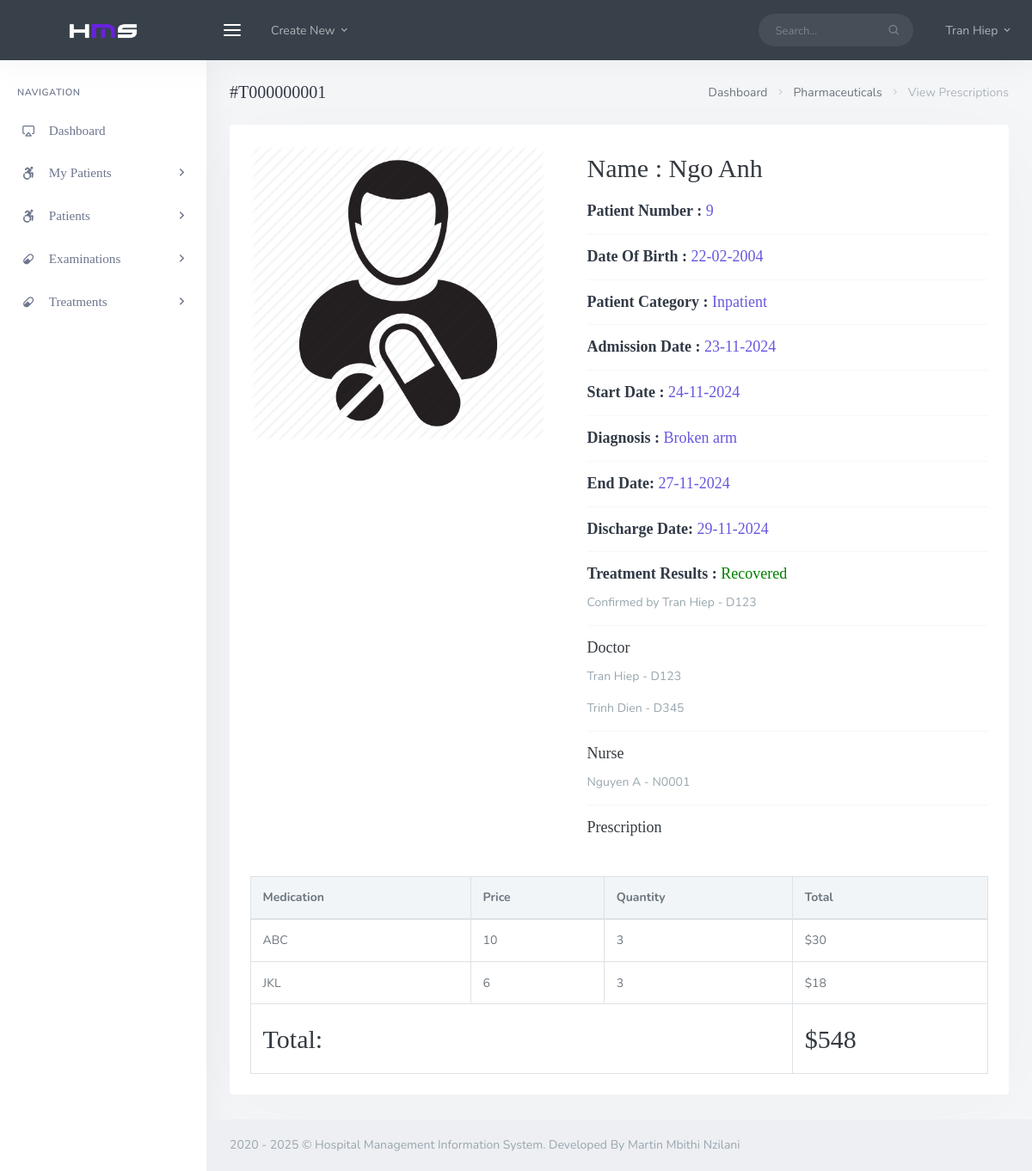
The page /backend/doc/view_single_treatment.php?pres_id=T000000001 (signed in) on the database its author committed.
### tables this page shows
CREATE TABLE `doctor` (
  `ECode` varchar(50) NOT NULL,
  `Gender` varchar(50) NOT NULL,
  `Address` varchar(50) NOT NULL,
  `StartDate` date NOT NULL,
  `Fname` varchar(50) NOT NULL,
  `Lname` varchar(50) NOT NULL,
  `DoB` date NOT NULL,
  `Phone` varchar(50) NOT NULL,
  `Name` varchar(50) NOT NULL,
  `Year` int(11) NOT NULL,
  `DCode` varchar(50) NOT NULL,
  `password` varchar(200) NOT NULL
);

CREATE TABLE `treatment` (
  `TreatCode` varchar(50) NOT NULL,
  `Diagnosis` varchar(50) NOT NULL,
  `DateDischarge` date DEFAULT NULL,
  `StartDate` date NOT NULL,
  `EndDate` date DEFAULT NULL,
  `Result` varchar(50) DEFAULT NULL,
  `SickRoom` varchar(50) NOT NULL,
  `Fee` varchar(50) NOT NULL,
  `DateAdmission` datetime NOT NULL,
  `IPCode` varchar(50) NOT NULL,
  `DECode` varchar(50) DEFAULT NULL,
  `NECode` varchar(50) NOT NULL
);

CREATE TABLE `patient` (
  `PCode` int(50) NOT NULL,
  `Gender` varchar(50) NOT NULL,
  `DoB` date NOT NULL,
  `Address` varchar(50) NOT NULL,
  `Phone` varchar(50) NOT NULL,
  `Fname` varchar(50) NOT NULL,
  `Lname` varchar(50) NOT NULL
);

CREATE TABLE `cure` (
  `TreatCode` varchar(50) NOT NULL,
  `DECode` varchar(50) NOT NULL
);

CREATE TABLE `nurse` (
  `ECode` varchar(50) NOT NULL,
  `Gender` varchar(50) NOT NULL,
  `Address` varchar(50) NOT NULL,
  `StartDate` date NOT NULL,
  `Fname` varchar(50) NOT NULL,
  `Lname` varchar(50) NOT NULL,
  `DoB` date NOT NULL,
  `Phone` varchar(50) NOT NULL,
  `Name` varchar(50) NOT NULL,
  `Year` int(11) NOT NULL,
  `DCode` varchar(50) NOT NULL
);

CREATE TABLE `treat_use` (
  `TreatCode` varchar(50) NOT NULL,
  `MCode` varchar(50) NOT NULL,
  `quantity` int(10) NOT NULL,
  `price` int(10) NOT NULL
);

CREATE TABLE `medication` (
  `MCode` varchar(50) NOT NULL,
  `Price` int(50) NOT NULL,
  `Name` varchar(50) NOT NULL,
  `ExpirationDate` date NOT NULL,
  `Effect` varchar(50) NOT NULL
);

### backend/doc/view_single_treatment.php (the view, shortened to what the rows shown need)
<?php
  require ('../../assets/dataProvider.php');
?>
<!DOCTYPE html>
<html lang="en">
<?php include ('assets/inc/head.php');?>
    <body>
        <div id="wrapper">
            <?php include('assets/inc/nav.php');?>
            <?php
                $pres_id = $_GET['pres_id'];
                $ret="SELECT  * FROM `treatment` T JOIN `inpatient` I ON I.IPCode = T.IPCode JOIN `patient` P ON P.PCode = I.PCode WHERE TreatCode = '".$pres_id."'";
                $res = executeQuery($ret);
                while($row=$res->fetch_object())
                {
            ?>
                <div class="content-page">
                    <div class="content">
                        <div class="container-fluid">
                            <div class="row">
                                <div class="col-12">
                                    <div class="page-title-box">
                                        <div class="page-title-right">
                                            <ol class="breadcrumb m-0">
                                                <li class="breadcrumb-item"><a href="his_doc_dashboard.php">Dashboard</a></li>
                                                <li class="breadcrumb-item"><a href="javascript: void(0);">Pharmaceuticals</a></li>
                                                <li class="breadcrumb-item active">View Prescriptions</li>
                                            </ol>
                                        </div>
                                        <h4 class="page-title">#<?php echo $row->TreatCode;?></h4>
                                    </div>
                                </div>
                            </div>
                            <div class="row">
                                <div class="col-12">
                                    <div class="card-box">
                                        <div class="row">
                                            <div class="col-xl-5">
                                                <div class="tab-content pt-0">
                                                    <div class="tab-pane active show" id="product-1-item">
                                                        <img src="assets/images/users/patient.png" alt="" class="img-fluid mx-auto d-block rounded">
                                                    </div>
                                                </div>
                                            </div>
                                            <div class="col-xl-7">
                                                <div class="pl-xl-3 mt-3 mt-xl-0">
                                                    <h2 class="mb-3">Name : <?php echo $row->Fname . " " . $row->Lname;?></h2>
                                                    <h4 class="text-primary "><b class="text-dark"> Patient Number : </b><?php echo $row->PCode;?></h4>
                                                    <hr>
                                                    <h4 class="text-primary"><b class="text-dark">Date Of Birth : </b> <?php echo date("d-m-Y",strtotime($row->DoB));?> </h4>
                                                    <hr>
                                                    <h4 class="text-primary "><b class="text-dark">Patient Category : </b>Inpatient</h4>
                                                    <hr>
                                                    <h4 class="text-primary"> <b class="text-dark">Admission Date : </b><?php echo date("d-m-Y",strtotime($row->DateAdmission));?> </h4>
                                                    <hr>
                                                    <h4 class="text-primary"> <b class="text-dark">Start Date : </b><?php echo date("d-m-Y",strtotime($row->StartDate));?> </h4>
                                                    <hr>
                                                    <h4 class="text-primary "><b class="text-dark">Diagnosis : </b><?php echo $row->Diagnosis;?></h4>
                                                    <hr>
                                                    <h4 class="text-primary "> <b class="text-dark">End Date: </b><?php
                                                        if($row->EndDate == "0000-00-00" || $row->EndDate == NULL)
                                                        {
                                                            echo "Unknown";
                                                        }else
                                                            echo date("d-m-Y",strtotime($row->EndDate));
                                                        ?></h4>
                                                    <hr>
                                                    <h4 class="text-primary "> <b class="text-dark">Discharge Date: </b><?php
                                                        if($row->DateDischarge == "0000-00-00" || $row->DateDischarge == NULL )
                                                        {
                                                            echo "Unknown";
                                                        }else
                                                            echo date("d-m-Y",strtotime($row->DateDischarge));
                                                        ?></h4>
                                                    <hr>
                                                    <?php if($row->Result == "Recovered")
                                                    {
                                                        $color = "green";
                                                    }elseif($row->Result == "Have not recovered")
                                                    {
                                                        $color = "red";
                                                    }else
                                                        $color = "orange"
                                                    ?>
                                                    <h4 class="" style="color:<?php echo $color;?>"><b class="text-dark"> Treatment Results : </b><?php
                                                        if( $row->Result == NULL)
                                                            echo "IS BEING TREATED";
                                                        else
                                                        {
                                                            $sql4 = "SELECT * FROM doctor WHERE ECode = '".$row->DECode."'";
                                                            $res4 = executeQuery($sql4);
                                                            $row4 = $res4->fetch_array();
                                                            echo $row->Result; ?></h4>
                                                    <p class="text-muted mt-2">
                                                        Confirmed by <?php echo $row4['Fname']." ".$row4['Lname']. "  -  " . $row->DECode ; ?>
                                                    </p>
                                                    <?php } ?>
                                                    <hr>
                                                    <h4 class="align-centre">Doctor</h4>
                                                    <?php
                                                    $sql2 = "SELECT * FROM `cure` JOIN `doctor` ON DECode = ECode WHERE TreatCode = '".$row->TreatCode."'";
                                                    $res2 = executeQuery($sql2);
                                                    while($row2 = $res2->fetch_array())
                                                    {
                                                        ?>
                                                        <p class="text-muted mt-2">
                                                            <?php echo ($row2['Fname']. " " . $row2['Lname']) . " - " . $row2['ECode']; ?>
                                                        </p>
                                                        <?php
                                                    }
                                                    ?>
                                                    <hr>
                                                    <h4 class="align-centre">Nurse</h4>
                                                    <?php
                                                    $sql3 = "SELECT * FROM `nurse` WHERE ECode = '".$row->NECode."'";
                                                    $res3 = executeQuery($sql3);
                                                    $row3 = $res3->fetch_array();
                                                    ?>
                                                    <p class="text-muted mt-2">
                                                        <?php echo ($row3['Fname']. " " . $row3['Lname']) . " - " . $row3['ECode']; ?>
                                                    </p>
                                                    <hr>
                                                    <h4 class="align-centre">Prescription</h4>
                                                </div>
                                            </div>
                                        </div>
                                        <div class="table-responsive mt-4">
                                            <table class="table table-bordered table-centered mb-0">
                                                <thead class="thead-light">
                                                    <tr>
                                                        <th>Medication</th>
                                                        <th>Price</th>
                                                        <th>Quantity</th>
                                                        <th>Total</th>
                                                    </tr>
                                                </thead>
                                                <tbody>
                                                <?php
                                                $sql = "SELECT * FROM `treat_use` T JOIN `medication` M ON T.MCode = M.MCode WHERE T.TreatCode = '".$pres_id."'";
                                                $result = executeQuery($sql);
                                                while($row1 = $result-> fetch_array())
                                                {
                                                ?>
                                                    <tr>
                                                        <td><?php echo $row1['Name'] ?></td>
                                                        <td><?php echo $row1['price'] ?></td>
                                                        <td>
                                                            <?php echo $row1['quantity'] ?>
                                                        </td>
                                                        <td> $<?php echo ($row1['quantity']*$row1['price']) ?></td>
                                                    </tr>
                                                <?php }
                                                $sql1 = "SELECT * FROM `treatment` WHERE `TreatCode` = '".$pres_id."'";
                                                $res1 = executeQuery($sql1);
                                                $row2 = $res1->fetch_array();
                                                ?>
                                                    <tr>
                                                        <td colspan="3"><h2>Total: </h2></td>
                                                        <td><h2>$<?php echo $row2['Fee'] ?></h2></td>
                                                    </tr>
                                                </tbody>
                                            </table>
                                        </div>
                                    </div>
                                </div>
                            </div>
                        </div>
                    </div>
                        <?php include('assets/inc/footer.php');?>
                </div>
            <?php }?>
        </div>
    </body>
</html>

### backend/doc/assets/inc/nav.php (shortened to what the rows shown need)
<?php
    $doc_id = $_SESSION['doc_id'];
    $ret="SELECT * FROM  `doctor` WHERE ECode = '".$doc_id."'";
    $res = executeQuery($ret);
    while($row=$res->fetch_object())
    {
?>
    <div class="navbar-custom">
        <ul class="list-unstyled topnav-menu float-right mb-0">
            <li class="d-none d-sm-block">
                <form class="app-search">
                    <div class="app-search-box">
                        <div class="input-group">
                            <input type="text" class="form-control" placeholder="Search...">
                            <div class="input-group-append">
                                <button class="btn" type="submit">
                                    <i class="fe-search"></i>
                                </button>
                            </div>
                        </div>
                    </div>
                </form>
            </li>
            <li class="dropdown notification-list">
                <a class="nav-link dropdown-toggle nav-user mr-0 waves-effect waves-light" data-toggle="dropdown" href="#" role="button" aria-haspopup="false" aria-expanded="false">
                    <span class="pro-user-name ml-1">
                        <?php echo $row->Fname;?> <?php echo $row->Lname;?> <i class="mdi mdi-chevron-down"></i>
                    </span>
                </a>
            </li>
        </ul>
        <div class="logo-box">
            <a href="his_doc_dashboard.php" class="logo text-center">
                <span class="logo-lg">
                    <img src="assets/images/logo-light.png" alt="" height="18">
                </span>
            </a>
        </div>
        <ul class="list-unstyled topnav-menu topnav-menu-left m-0">
            <li>
                <button class="button-menu-mobile waves-effect waves-light">
                    <i class="fe-menu"></i>
                </button>
            </li>
            <li class="dropdown d-none d-lg-block">
                <a class="nav-link dropdown-toggle waves-effect waves-light" data-toggle="dropdown" href="#" role="button" aria-haspopup="false" aria-expanded="false">
                    Create New
                    <i class="mdi mdi-chevron-down"></i>
                </a>
            </li>
        </ul>
    </div>
<?php }?>

### rows shown on the page
doctor: Fname "Tran", Lname "Hiep"
treatment: TreatCode "T000000001", patient.Fname "Ngo", patient.Lname "Anh", patient.PCode "9", patient.DoB "22-02-2004", DateAdmission "23-11-2024", StartDate "24-11-2024", Diagnosis "Broken arm", EndDate "27-11-2024", DateDischarge "29-11-2024", Result "Recovered", DECode.Fname "Tran", DECode.Lname "Hiep", DECode "D123", NECode.Fname "Nguyen", NECode.Lname "A", NECode.ECode "N0001", Fee "548"
cure: DECode.Fname "Tran", DECode.Lname "Hiep", DECode.ECode "D123"
cure: DECode.Fname "Trinh", DECode.Lname "Dien", DECode.ECode "D345"
treat_use: MCode.Name "ABC", price "10", quantity "3", $row1['quantity']*$row1['price'] "30"
treat_use: MCode.Name "JKL", price "6", quantity "3", $row1['quantity']*$row1['price'] "18"
